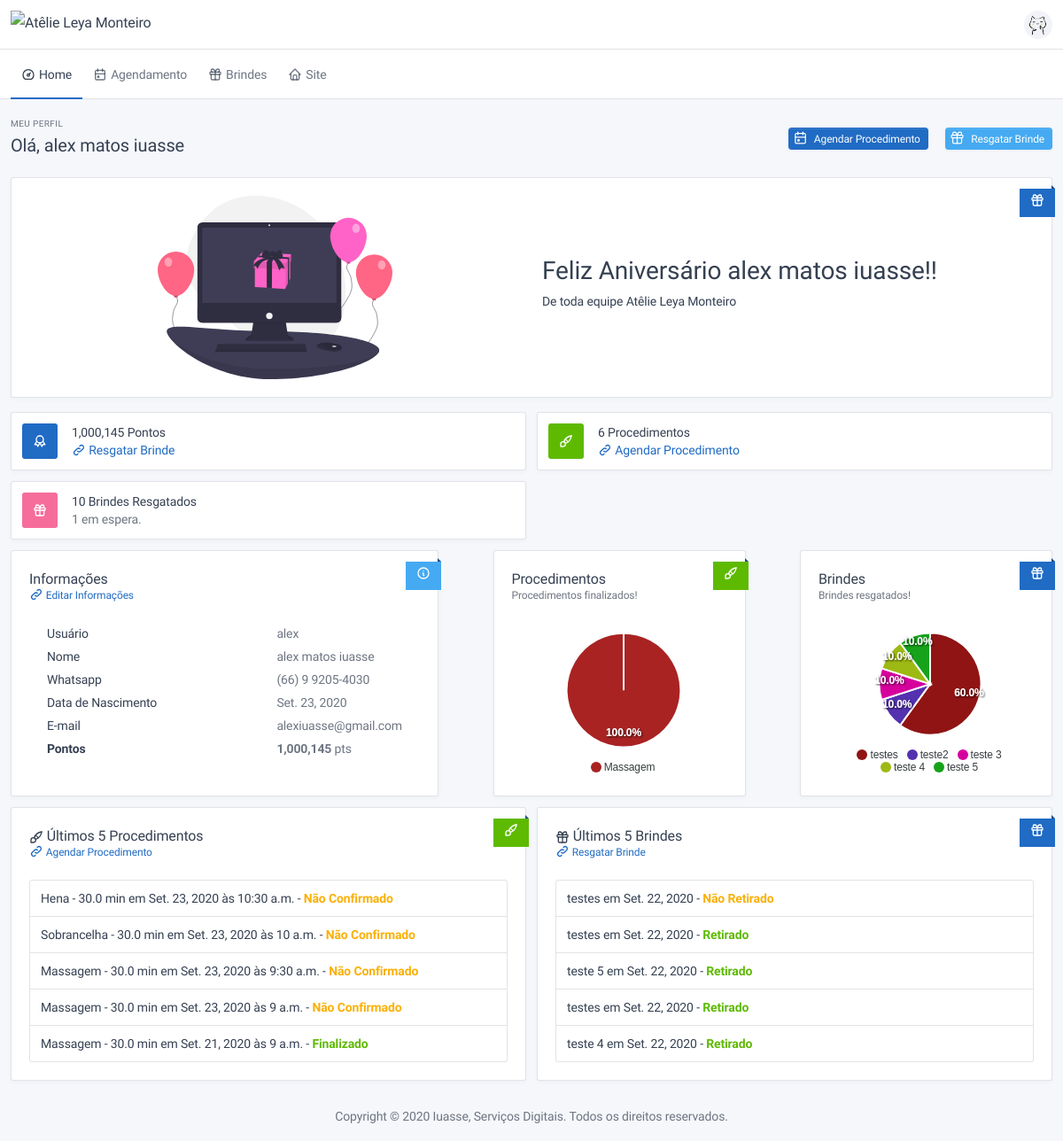
Before: /user/frontend/profile/ (signed in) with the older database file.
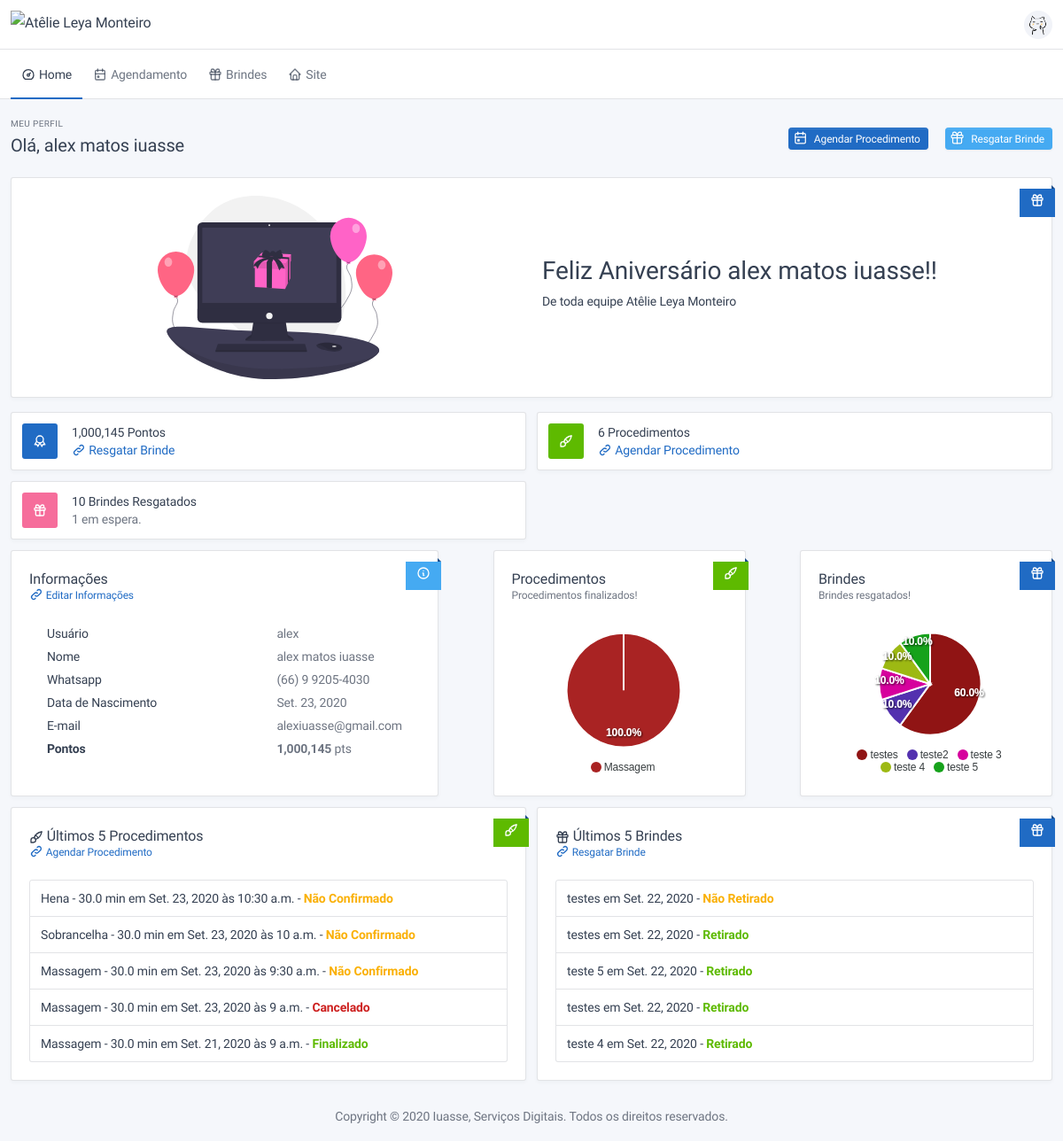
After: the same page with the newer database file.
### service/models.py (models this page shows, shortened)
class OrderOfService(BaseModel):
    type_of_service = models.ForeignKey("config.TypeOfService", verbose_name="Procedimento", on_delete=models.SET_NULL,
                                        null=True)
    status = models.ForeignKey("config.StatusService", verbose_name="Status", on_delete=models.PROTECT)
    finished = models.BooleanField("finalizado", default=False)
    counted = models.BooleanField("contabilizado", default=False, help_text="Procedimento já foi contabilizado?")
    confirmed = models.BooleanField("confirmado", default=False, help_text="Procedimento foi confirmado?")
    canceled = models.BooleanField("cancelado", default=False, help_text="Procedimento foi cancelado?")
    date = models.DateField("Data", default=now)
    time = models.TimeField("Hora", default=now)
    observation = models.TextField("observação", blank=True)
    customer = models.ForeignKey(User, verbose_name="Cliente", on_delete=models.CASCADE, blank=True, null=True)
    def get_absolute_url_frontend(self):
        return reverse('service:frontend:get', kwargs={'pk': self.pk})
    def get_contextual_html(self):
        if self.finished:
            text = "<span class='font-weight-bold text-success'>Finalizado</span>"
        elif self.canceled:
            text = "<span class='font-weight-bold text-danger'>Cancelado</span>"
        elif not self.confirmed:
            text = "<span class='font-weight-bold text-warning'>Não Confirmado</span>"
        elif self.confirmed:
            text = "<span class='font-weight-bold text-info'>Confirmado</span>"
        else:
            text = "<span class='font-weight-bold text-default'>Em Aguardo</span>"
        return mark_safe(text)

### config/models.py (models this page shows, shortened)
class BaseConfigModel(BaseModel):
    name = models.CharField("nome", max_length=128)
    class Meta:
        abstract = True

class TypeOfService(BaseConfigModel):
    contextual = models.CharField("cor", default="#ffffff", max_length=7,
                                  help_text="Escolha uma cor para representar esse procedimento!")
    time = models.FloatField("tempo", default=30, help_text="Coloque o tempo em minutos, ex.: 1hr = 60min")
    value = models.DecimalField("Valor", max_digits=11, decimal_places=2, default=0,
                                help_text="Valor do procedimento, ele será usado para auto preenchimento de alguns "
                                          "campos!")
    rewarded_points = models.IntegerField("pontos ganhos", default=0)
    description = models.TextField("Descrição", blank=True, help_text="Usado no site para descrever o procedimento")
    image = models.ImageField("Foto", upload_to='images/', help_text="Foto representando o procedimento.",
                              blank=True, null=True)
    def __str__(self):
        return f"{self.name} - {self.time} min"

### users/views.py (the view)
# urls.py: path('profile/', profile_frontend, name='profile'),
@login_required
@require_http_methods(["GET"])
def profile_frontend(request):
    order_of_services = OrderOfService.objects.filter(customer=request.user)
    reward_retrieved = RewardRetrieved.objects.filter(customer=request.user)
    services = order_of_services.filter(status=settings.STATUS_SERVICE_FINISHED)
    type_of_services = TypeOfService.objects.filter(pk__in=services.values_list('type_of_service', flat=True))
    rewards = reward_retrieved.filter(retrieved=True)
    rewards_type = Reward.objects.filter(pk__in=rewards.values_list('reward', flat=True))
    top_row_deck = {
        'card_1': {
            'title': mark_safe(f'<span data-countup>{request.user.profile.total_of_points}</span> Pontos'),
            'subtitle': mark_safe(f'<a data-toggle="tooltip"href="{reverse("users:frontend:reward")}">'
                                  f'{ICON_LINK} Resgatar Brinde</a>'),
            'icon': ICON_AWARD,
            'bg_color': 'bg-blue',
        },
        'card_2': {
            'title': f'{order_of_services.count()} Procedimentos',
            'subtitle': mark_safe(f'<a data-toggle="tooltip"href="{reverse("users:frontend:calendar")}">'
                                  f'{ICON_LINK} Agendar Procedimento</a>'),
            'icon': ICON_WAND,
            'bg_color': 'bg-green',
        },
        'card_3': {
            'title': f'{reward_retrieved.filter(retrieved=True).count()} Brindes Resgatados',
            'subtitle': f'{reward_retrieved.filter(retrieved=False).count()} em espera.',
            'icon': ICON_GIFT,
            'bg_color': 'bg-pink',
        },
    }
    return render(request, "homepage_perfil/profile.html", {
        'top_row_deck': top_row_deck,
        'options_chart_service': SimplePie(
            width=250,
            series=[services.filter(type_of_service=t).count() for t in type_of_services],
            colors=[t.contextual for t in type_of_services],
            labels=[t.name for t in type_of_services],
        ).get_options(),
        'options_chart_reward': SimplePie(
            width=250,
            series=[rewards.filter(reward=r).count() for r in rewards_type],
            colors=[r.contextual for r in rewards_type],
            labels=[r.name for r in rewards_type],
        ).get_options(),
    })

### frontend/apexcharts/simple_pie.py (called while the page is built)
    def get_options(self):
        return {
            'series': self.series,
            'chart': {
                'width': self.width,
                'type': self.chart_type,
            },
            'colors': self.colors,
            'labels': self.labels,
            'title': {
                'text': self.title,
                'align': 'left'
            },
            'legend': {
                'position': 'bottom'
            },
            'responsive': [{
                'breakpoint': 480,
                'options': {
                    'chart': {
                        'width': 300
                    },
                }
            }],
        }

### users/models.py (called while the page is built)
    def get_contextual_html(self):
        return mark_safe(
            f"<span class='font-weight-bold text-success'>Retirado</span>" if self.retrieved
            else f"<span class='font-weight-bold text-warning'>Não Retirado</span>")

    def get_full_name(self):
        return self.name

    def is_birthday(self):
        today = datetime.today()
        return self.birth_date.day == today.day and self.birth_date.month == today.month if self.birth_date else False

### frontend/templates/homepage_perfil/profile.html (shortened to what the changed rows need)
{% extends './base.html' %}
{% load static %}
{% load l10n %}
{% block content %}
<div class="container-xl">
    <div class="page-header">
        <div class="row align-items-center">
            <div class="col-auto">
                <h2 class="page-title">
                    Olá, {{user.profile.get_full_name}}
                </h2>
            </div>
        </div>
    </div>
    {% if user.profile.is_birthday %}
    <div class="card mb-3">
        <div class="card-body">
            <div class="row align-items-center">
                <div class="col-lg-6 col-md-auto">
                    <h1>Feliz Aniversário {{user.profile.get_full_name}}!!</h1>
                </div>
            </div>
        </div>
    </div>
    {% endif %}
    <div class="row row-deck row-cards">
        <div class="col-lg-6">
            <div class="card">
                <div class="card-body">
                    <div class="list-group">
                        {% for s in user.profile.get_service_sorted_by_actual_month %}
                        <a class="list-group-item list-group-item-action"
                           href="{{s.get_absolute_url_frontend}}">
                            {{s.type_of_service}} em {{s.date}} às {{s.time}} - {{s.get_contextual_html}}
                        </a>
                        {% endfor %}
                    </div>
                </div>
            </div>
        </div>
    </div>
</div>
{% endblock %}

Changed rows visible on the page:
changed OrderOfService: canceled False → True (drawn); get_contextual_html "Não Confirmado" → "Cancelado"
